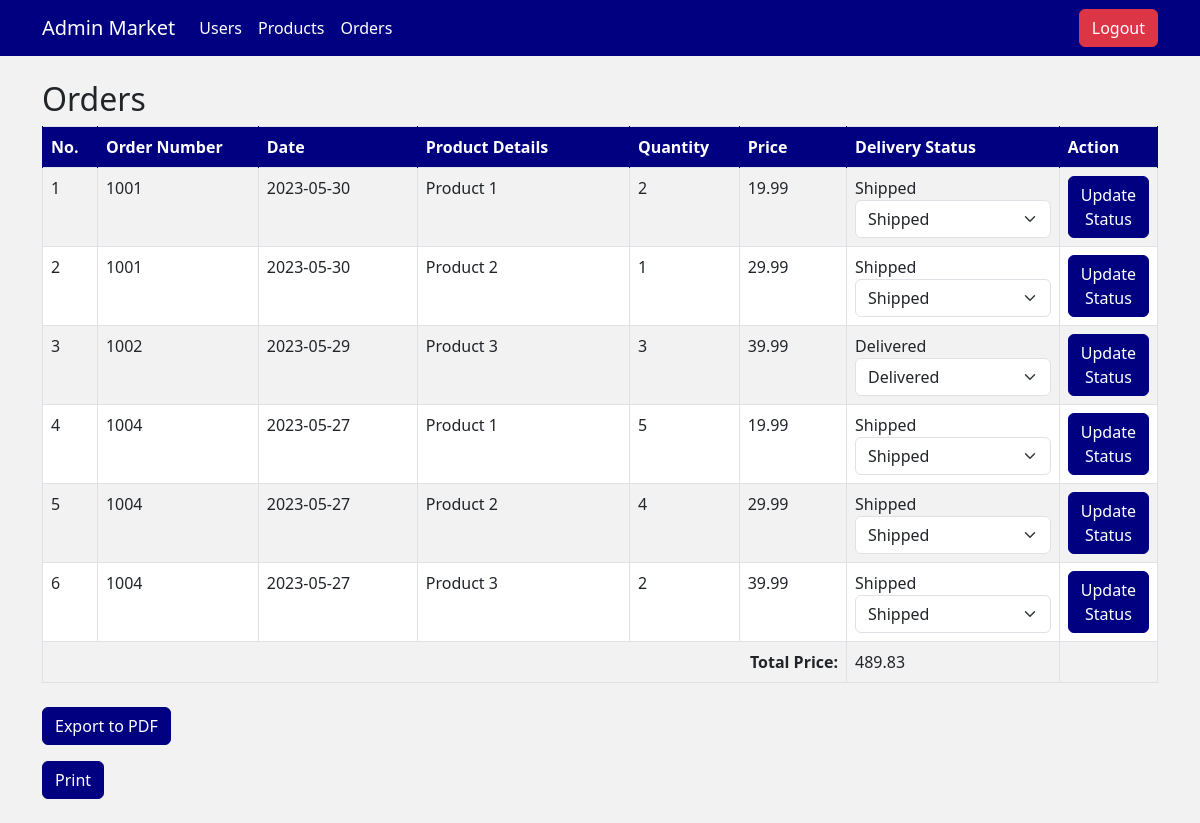
Screenshot of /orders.php (signed in) with the database file from the repository.
### tables this page shows
CREATE TABLE `orders` (
  `order_number` int(11) NOT NULL,
  `order_date` date DEFAULT NULL,
  `status` varchar(255) DEFAULT NULL,
  `user_id` int(11) DEFAULT NULL
);

CREATE TABLE `products` (
  `id` int(11) NOT NULL,
  `name` varchar(255) DEFAULT NULL,
  `description` text DEFAULT NULL,
  `price` decimal(10,2) DEFAULT NULL,
  `stock` int(11) DEFAULT NULL,
  `image` blob DEFAULT NULL
);

CREATE TABLE `orderdetails` (
  `id` int(11) NOT NULL,
  `order_id` int(11) DEFAULT NULL,
  `product_id` int(11) DEFAULT NULL,
  `quantity` int(11) DEFAULT NULL
);

### orders.php (the view, shortened to what this page needs)
<?php
include 'koneksi.php';
$totalPrice = 0;
$query = "SELECT O.order_number, O.order_date, U.username, P.name AS product_name, P.price, OD.quantity, O.status
          FROM orders AS O
          INNER JOIN orderdetails AS OD ON O.order_number = OD.order_id
          INNER JOIN products AS P ON OD.product_id = P.id
          INNER JOIN users AS U ON O.user_id = U.id";
$result = mysqli_query($koneksi, $query);
?>
<!DOCTYPE html>
<html lang="en">
<head>
    <link href="https://cdn.jsdelivr.net/npm/bootstrap@5.3.0-alpha3/dist/css/bootstrap.min.css" rel="stylesheet">
    <link rel="stylesheet" href="style.css">
</head>
<body>
    <header class="no-print">
        <nav class="navbar navbar-expand-lg navbar-dark">
            <div class="container">
                <a class="navbar-brand" href="dashboard.php">Admin Market</a>
                <div class="collapse navbar-collapse" id="navbarNav">
                    <ul class="navbar-nav">
                        <li class="nav-item">
                            <a class="nav-link" href="users.php">Users</a>
                        </li>
                        <li class="nav-item">
                            <a class="nav-link" href="products.php">Products</a>
                        </li>
                        <li class="nav-item">
                            <a class="nav-link" href="orders.php">Orders</a>
                        </li>
                    </ul>
                    <div class="navbar-nav ms-auto">
                        <form method="post" action="">
                            <button type="submit" name="logout" class="btn btn-danger">Logout</button>
                        </form>
                    </div>
                </div>
            </div>
        </nav>
    </header>
    <main>
        <div class="container mt-4">
            <h2>Orders</h2>
            <div class="table-responsive">
                <table class="table table-striped table-bordered">
                    <thead>
                        <tr>
                            <th style="width: 5%;">No.</th>
                            <th style="width: 15%;">Order Number</th>
                            <th style="width: 15%;">Date</th>
                            <th style="width: 20%;">Product Details</th>
                            <th style="width: 10%;">Quantity</th>
                            <th style="width: 10%;">Price</th>
                            <th style="width: 20%;">Delivery Status</th>
                            <th style="width: 15%;" class="no-print">Action</th>
                        </tr>
                    </thead>
                    <tbody>
                        <?php
                        $number = 1;
                        while ($row = mysqli_fetch_assoc($result)) {
                            echo '<tr id="order-' . $row['order_number'] . '">';
                            echo '<td>' . $number . '</td>';
                            echo '<td>' . $row['order_number'] . '</td>';
                            echo '<td>' . $row['order_date'] . '</td>';
                            echo '<td>' . $row['product_name'] . '</td>';
                            echo '<td>' . $row['quantity'] . '</td>';
                            echo '<td>' . $row['price'] . '</td>';
                            echo '<td>
                <span id="status-' . $row['order_number'] . '">' . $row['status'] . '</span>
                <select class="form-select delivery-status no-print" data-order-number="' . $row['order_number'] . '">
                    <option value="Pending" ' . ($row['status'] == 'Pending' ? 'selected' : '') . '>Pending</option>
                    <option value="Shipped" ' . ($row['status'] == 'Shipped' ? 'selected' : '') . '>Shipped</option>
                    <option value="Delivered" ' . ($row['status'] == 'Delivered' ? 'selected' : '') . '>Delivered</option>
                    <option value="Cancelled" ' . ($row['status'] == 'Cancelled' ? 'selected' : '') . '>Cancelled</option>
                </select>
            </td>';
                            echo '<td class="no-print">
                <a href="#" class="btn btn-primary update-status-btn" data-order-id="' . $row['order_number'] . '">Update Status</a>
            </td>';
                            echo '</tr>';
                            $subtotal = $row['price'] * $row['quantity'];
                            $totalPrice += $subtotal;
                            $number++;
                        }
                        ?>
                        <tr>
                            <td colspan="6" align="right"><strong>Total Price:</strong></td>
                            <td>
                                <?php echo $totalPrice; ?>
                            </td>
                            <td class="no-print"></td>
                        </tr>
                    </tbody>
                </table>
                <div class="mt-4 mb-4">
                    <a href="report_orders_pdf.php" class="btn btn-primary no-print">Export to PDF</a><br>
                    <button class="btn btn-primary mt-3 no-print" onclick="window.print()">Print</button>
                </div>
            </div>
        </div>
    </main>
</body>
</html>

### style.css (style rules this page uses)
.navbar { background-color: navy; }
.navbar-brand, .navbar-nav .nav-link { color: white; }
.table { color: navy; }
.table thead th { background-color: navy; color: white; border-color: navy; }
.btn-primary { background-color: navy; border-color: navy; }
body { background-color: #f2f2f2; }

### rows the page displays
orders: order_number "1001", order_date "2023-05-30", products.name "Product 1", orderdetails.quantity "2", products.price "19.99", status "Shipped", status+order_number "Shipped", products.name "Product 2", orderdetails.quantity "1", products.price "29.99"
orders: order_number "1002", order_date "2023-05-29", products.name "Product 3", orderdetails.quantity "3", products.price "39.99", status "Delivered", status+order_number "Delivered"
orders: order_number "1004", order_date "2023-05-27", products.name "Product 1", orderdetails.quantity "5", products.price "19.99", status "Shipped", status+order_number "Shipped", products.name "Product 2", orderdetails.quantity "4", products.price "29.99", products.name "Product 3", orderdetails.quantity "2", products.price "39.99"

### other values shown
$totalPrice "489.83"
